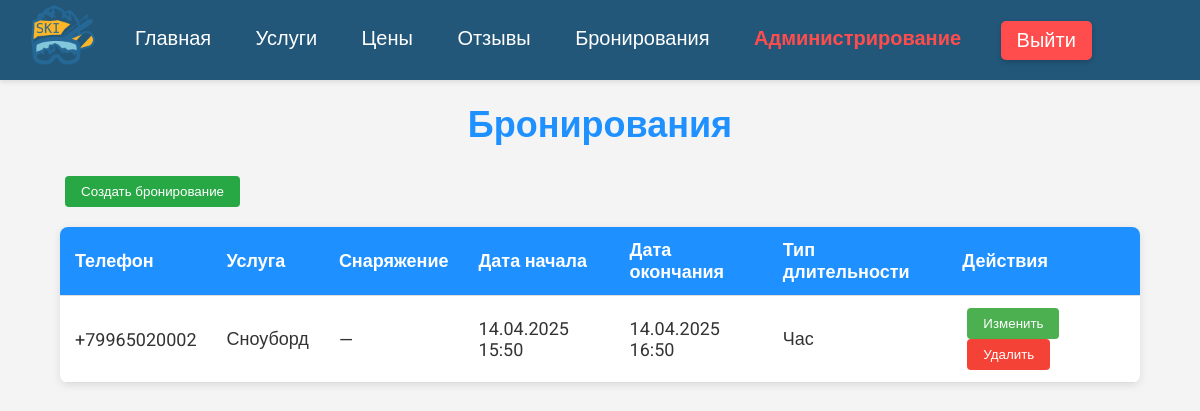
Before: /bookings_admin/ (signed in) with the older database file.
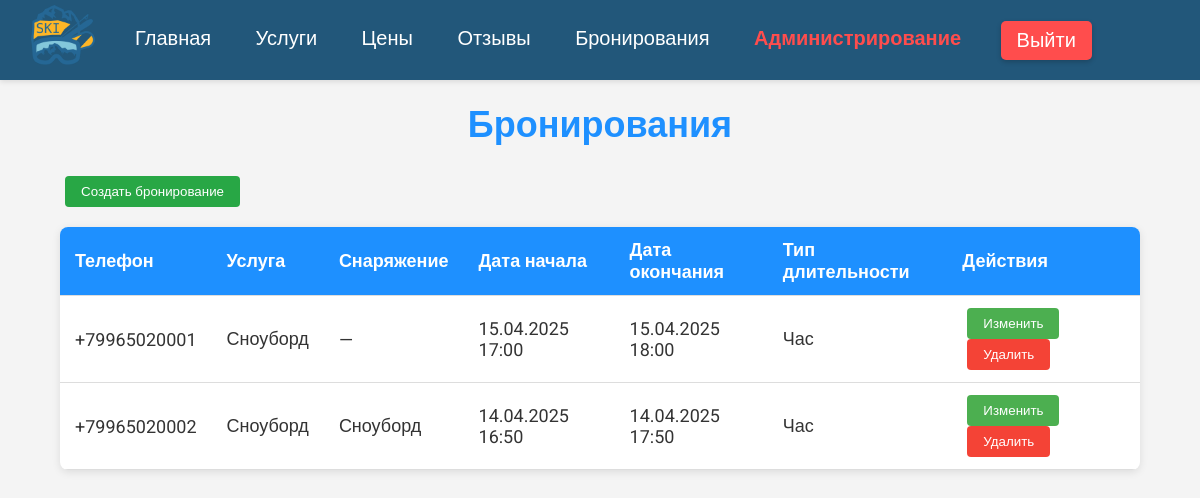
After: the same page with the newer database file.
### core/models.py (models this page shows, shortened)
class Booking(models.Model):
    user = models.ForeignKey(CustomUser, on_delete=models.CASCADE, null=True, blank=True, verbose_name="Пользователь")
    service = models.ForeignKey(Service, on_delete=models.SET_NULL, null=True, blank=True, verbose_name="Услуга")
    equipment = models.ForeignKey(Equipment, on_delete=models.SET_NULL, null=True, blank=True, verbose_name="Оборудование")
    start_date = models.DateTimeField(null=True, blank=True, verbose_name="Дата начала")
    end_date = models.DateTimeField(null=True, blank=True, verbose_name="Дата окончания")
    duration_type = models.CharField(
        max_length=10,
        choices=[('hour', 'Час'), ('day', 'День')],
        default='hour',
        blank=True,
        verbose_name="Тип длительности"
    )
    class Meta:
        verbose_name = "Бронирование"
        verbose_name_plural = "Бронирования"

class CustomUser(AbstractUser):
    username = None
    phone_number = models.CharField(max_length=15, unique=True, verbose_name="Номер телефона")
    first_name = models.CharField(max_length=30, blank=True, verbose_name="Имя")
    last_name = models.CharField(max_length=30, blank=True, verbose_name="Фамилия")
    role = models.ForeignKey(
        Role,
        on_delete=models.SET_NULL,
        null=True,
        blank=True,
        verbose_name="Роль"
    )
    USERNAME_FIELD = 'phone_number'
    REQUIRED_FIELDS = ['first_name']
    objects = CustomUserManager()
    class Meta:
        verbose_name = "Пользователь"
        verbose_name_plural = "Пользователи"

class Service(models.Model):
    name = models.CharField(max_length=100, verbose_name="Название")
    description = models.TextField(blank=True, verbose_name="Описание")
    service_type = models.ForeignKey(ServiceType, on_delete=models.SET_NULL, null=True, verbose_name="Тип услуги")
    equipment = models.ManyToManyField('Equipment', blank=True, verbose_name="Оборудование")
    prices = models.ManyToManyField(Price, blank=True, verbose_name="Цены")
    class Meta:
        verbose_name = "Услуга"
        verbose_name_plural = "Услуги"

class Equipment(models.Model):
    EQUIPMENT_STATUS = (
        ('ready', 'Готов к использованию'),
        ('repair', 'В ремонте'),
    )
    name = models.CharField(max_length=100, verbose_name="Название")
    size = models.CharField(max_length=10, blank=True, verbose_name="Размер")
    status = models.CharField(max_length=10, choices=EQUIPMENT_STATUS, default='ready', verbose_name="Статус")
    class Meta:
        verbose_name = "Оборудование"
        verbose_name_plural = "Оборудование"

### core/views.py (the view)
# urls.py: path('bookings_admin/', views.bookings_view, name='bookings_admin'),  # Заменили AdminBookingsView на bookings_view
@login_required
def bookings_view(request):
    logger.info(f"Запрос страницы бронирований от пользователя {request.user.phone_number}")
    if not (request.user.is_staff or request.user.is_superuser):
        logger.warning(f"Попытка доступа к странице бронирований без прав: {request.user.phone_number}")
        return HttpResponseForbidden("Доступ запрещён")
    bookings = Booking.objects.all().select_related('user', 'service', 'equipment').order_by('-start_date')
    users = CustomUser.objects.all()
    services = Service.objects.all()
    equipment = Equipment.objects.filter(status='ready')
    return render(request, 'admin_bookings.html', {
        'bookings': bookings,
        'users': users,
        'services': services,
        'equipment': equipment
    })

### core/templates/admin_bookings.html (shortened to what this page needs)
{% extends "base.html" %}
{% block content %}
<div class="container">
    <h1>Бронирования</h1>
    <button class="btn btn-create" onclick="openCreateModal()">Создать бронирование</button>
    {% if bookings %}
        <table class="booking-table">
            <thead>
                <tr>
                    <th>Телефон</th>
                    <th>Услуга</th>
                    <th>Снаряжение</th>
                    <th>Дата начала</th>
                    <th>Дата окончания</th>
                    <th>Тип длительности</th>
                    <th>Действия</th>
                </tr>
            </thead>
            <tbody id="bookingTableBody">
                {% for booking in bookings %}
                    <tr data-booking-id="{{ booking.id }}"
                        data-user-id="{{ booking.user.id }}"
                        data-service-id="{{ booking.service.id|default:'—' }}"
                        data-equipment-id="{{ booking.equipment.id|default:'—' }}"
                        data-start-date="{{ booking.start_date|date:'Y-m-d H:i'|default:'—' }}"
                        data-end-date="{{ booking.end_date|date:'Y-m-d H:i'|default:'—' }}">
                        <td data-user-phone="{{ booking.user.phone_number|default:'—' }}">{{ booking.user.phone_number|default:"—" }}</td>
                        <td data-service-name="{{ booking.service.name|default:'—' }}">{{ booking.service.name|default:"—" }}</td>
                        <td data-equipment-name="{{ booking.equipment.name|default:'—' }}">{{ booking.equipment.name|default:"—" }}</td>
                        <td>{{ booking.start_date|date:"d.m.Y H:i"|default:"—" }}</td>
                        <td>{{ booking.end_date|date:"d.m.Y H:i"|default:"—" }}</td>
                        <td>{{ booking.get_duration_type_display|default:"—" }}</td>
                        <td>
                            <button class="btn btn-edit" onclick="openEditModal({{ booking.id }})">Изменить</button>
                            <button class="btn btn-delete" onclick="deleteBooking({{ booking.id }})">Удалить</button>
                        </td>
                    </tr>
                {% endfor %}
            </tbody>
        </table>
    {% else %}
        <div class="no-bookings">
            Бронирований пока нет.
        </div>
    {% endif %}
</div>
{% endblock %}

Changed rows visible on the page:
added Booking: user.phone_number "+79965020001", service.name "Сноуборд", equipment.name "—", start_date "15.04.2025 17:00", end_date "15.04.2025 18:00", duration_type "Час"
changed Booking (number 2 of 2 on the later page): equipment.name "—" → "Сноуборд"; start_date "14.04.2025 15:50" → "14.04.2025 16:50"; end_date "14.04.2025 16:50" → "14.04.2025 17:50"
